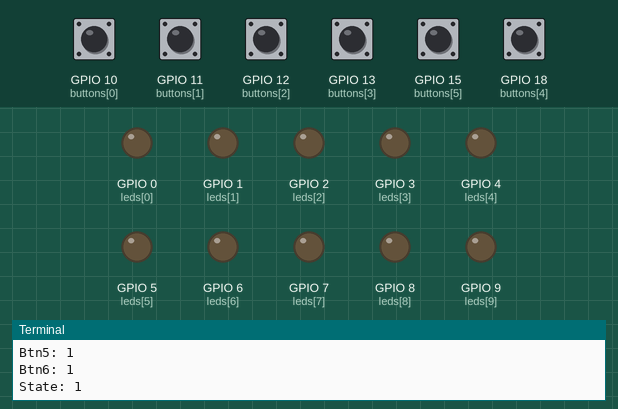
This program was run on a simulated Raspberry Pi (BCM pin numbers). On the bench: output pins drawn as LEDs (lit = HIGH), the last lines printed to the terminal. Dashed ring = blinking. The inputs (shaded band) are chosen by the test bench; at power-on: GPIO 10 (buttons[0]), GPIO 11 (buttons[1]), GPIO 12 (buttons[2]), GPIO 13 (buttons[3]), GPIO 15 (buttons[5]), GPIO 18 (buttons[4]) HIGH.

Above: at 1.2 s.
1.3 s: GPIO 15 (buttons[5]) pulled LOW for 0.8 s
At 2.4 s:
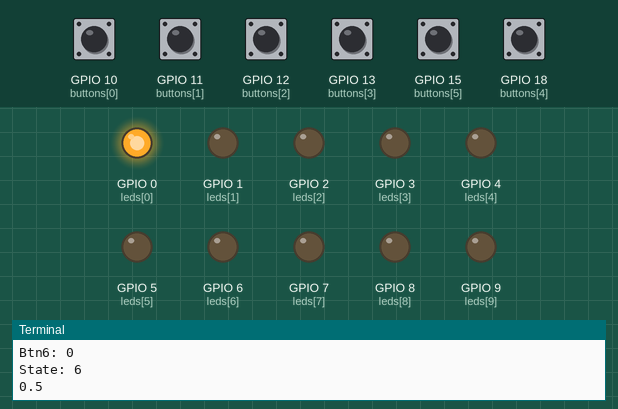
5.5 s: GPIO 11 (buttons[1]) pulled LOW for 0.8 s
At 6.4 s:
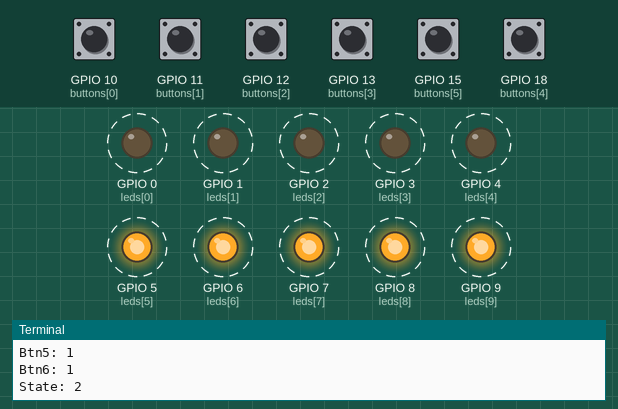
9.7 s: GPIO 12 (buttons[2]) pulled LOW for 0.8 s
13.9 s: GPIO 13 (buttons[3]) pulled LOW for 0.8 s
At 14.4 s:
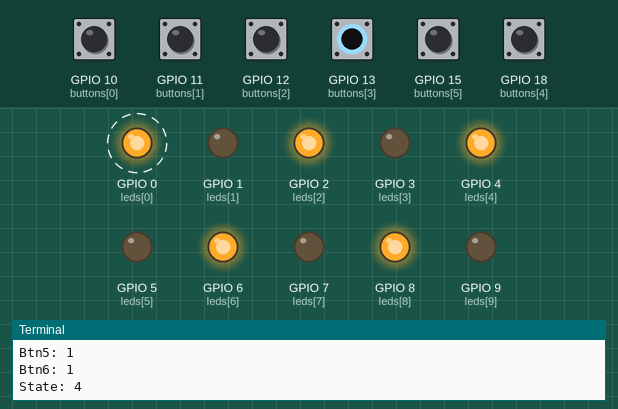
17.5 s: GPIO 18 (buttons[4]) pulled LOW for 0.8 s
Timing chart, 0 to 21.9 s (numbered marks = the images above; inputs shaded):
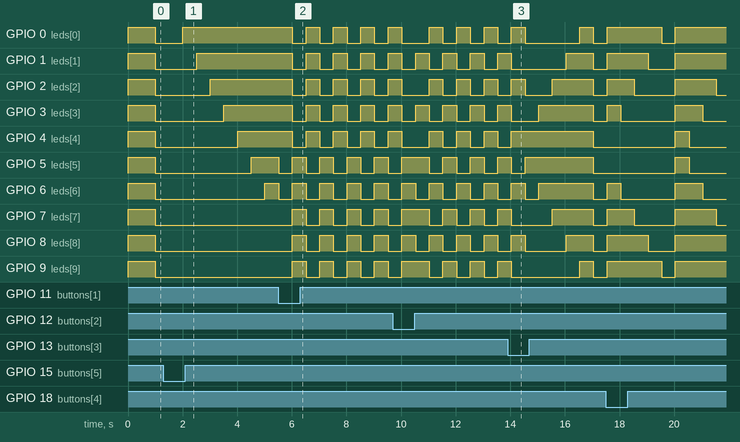

Measured:
- after the input at 1.3 s, GPIO 0 (leds[0]): goes on until 2.0 s, then stays HIGH; GPIO 7 (leds[7]), GPIO 8 (leds[8]), GPIO 9 (leds[9]): stops changing and stays LOW
- after the input at 5.5 s, GPIO 0 (leds[0]): alternates HIGH for 0.50 s and LOW for 0.50 s, starting after 0.52 s
- after the input at 13.9 s, GPIO 0 (leds[0]): LOW → HIGH after 2.6 s, → LOW 0.50 s later

The program:

v2.py
```python
import RPi.GPIO as GPIO
import time
GPIO.setwarnings(False)
GPIO.setmode(GPIO.BCM)
#Bcm board uses board com
#Board uses pin number
leds = [0,1,2,3,4,5,6,7,8,9]
buttons = [10,11,12,13,18,15]

GPIO.setup(leds,GPIO.OUT)
GPIO.setup(buttons,GPIO.IN,pull_up_down=GPIO.PUD_UP)

delay = 0
state = 1
def check_button(state):

    button_state1 = GPIO.input(buttons[0])
    button_state2 = GPIO.input(buttons[1])
    button_state3 = GPIO.input(buttons[2])
    button_state4 = GPIO.input(buttons[3])
    button_state5 = GPIO.input(buttons[4])
    button_state6 = GPIO.input(buttons[5])

    if button_state1 == False:
        state = 1
    elif button_state2 == False:
        state = 2
    elif button_state3 == False:
        state = 3
    elif button_state4 == False:
        state = 4
    elif button_state5 == False:
        state = 5
    elif button_state6 == False:
        state = 6

    print("Btn1: "+str(button_state1))
    print("Btn2: "+str(button_state2))
    print("Btn3: "+str(button_state3))
    print("Btn4: "+str(button_state4))
    print("Btn5: "+str(button_state5))
    print("Btn6: "+str(button_state6))
    print("State: "+str(state))
    return state

def s1(state):
    GPIO.output(leds,GPIO.HIGH)
    state = check_button(state)
    time.sleep(1)
    GPIO.output(leds,GPIO.LOW)
    state = check_button(state)
    time.sleep(1)
    return state

def s2(state):
    GPIO.output(leds[:5],GPIO.HIGH)
    GPIO.output(leds[5:],GPIO.LOW)
    state = check_button(state)
    time.sleep(0.5)
    GPIO.output(leds[:5],GPIO.LOW)
    GPIO.output(leds[5:],GPIO.HIGH)
    state = check_button(state)
    time.sleep(0.5)
    return state
def s3(state):
    odd = []
    even = []
    for i in range(0,10):
        x = i%2
        if x == 0:
            even.append(i)
        else:
            odd.append(i)
    GPIO.output(odd,GPIO.HIGH)
    GPIO.output(even,GPIO.LOW)
    state = check_button(state)
    time.sleep(0.5)
    GPIO.output(odd,GPIO.LOW)
    GPIO.output(even,GPIO.HIGH)
    state = check_button(state)
    time.sleep(0.5)
    return state
def s4(state):
    GPIO.output(leds,GPIO.LOW)
    half1 = leds[:5]
    half2 = leds[5:]
    half1.reverse()
    for i in range(5):
        GPIO.output(half1[i],GPIO.HIGH)
        GPIO.output(half2[i],GPIO.HIGH)
        time.sleep(0.5)
    state = check_button(state)
    GPIO.output(leds,GPIO.LOW)
    time.sleep(0.5)
    return state
def s5(state):
    GPIO.output(leds,GPIO.HIGH)
    half1 = leds[:5]
    half2 = leds[5:]
    half1.reverse()
    for i in range(5):
        GPIO.output(half1[i],GPIO.LOW)
        GPIO.output(half2[i],GPIO.LOW)
        time.sleep(0.5)
    state = check_button(state)
    GPIO.output(leds,GPIO.HIGH)
    time.sleep(0.5)
    return state
def s6(state,delay):
    state = check_button(state)
    print(delay)
    for i in range(10):
        state = check_button(state)
        if(state != 6):
            break
        if(i == 0):
            GPIO.output(leds,GPIO.LOW)
        GPIO.output(leds[i],GPIO.HIGH)
        print(delay)

        time.sleep(delay)
    return [state,delay]
while True:
    state = check_button(state)
    if state == 1:
        state = s1(state)
    elif state == 2:
        state = s2(state)
    elif state == 3:
        state = s3(state)
    elif state == 4:
        state = s4(state)
    elif state == 5:
        state = s5(state)
    elif state == 6:
        delay = delay + 0.5
        if(delay > 5):
            delay = 0.5
        temp = s6(state,delay)
GPIO.cleanup()
```
